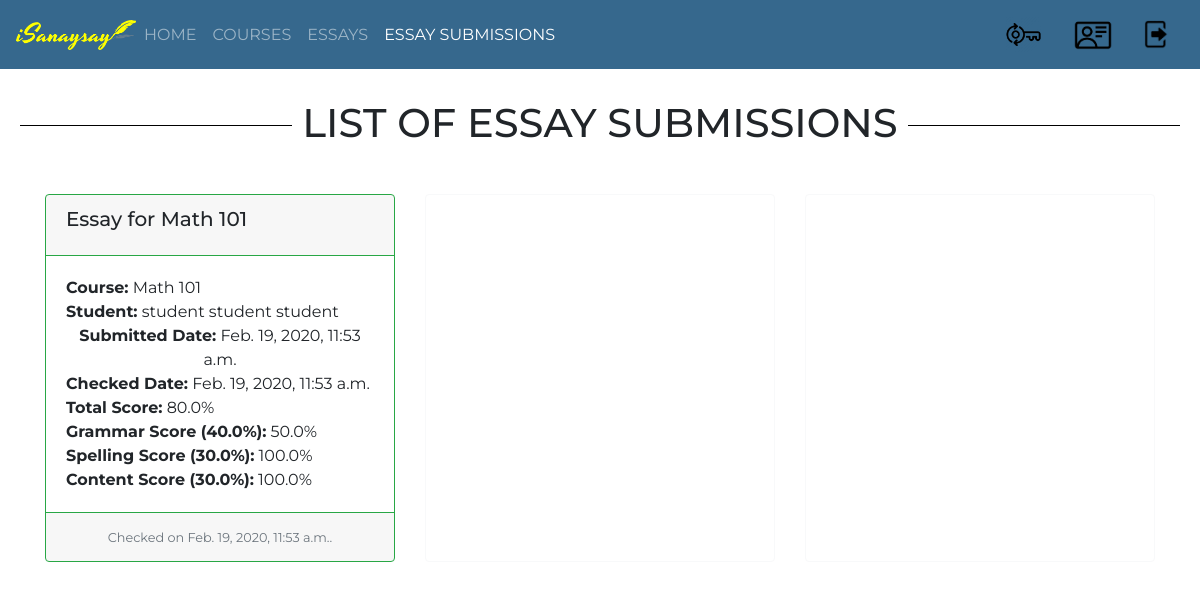
The page /isanaysay/view_essay_submissions_for_teacher (signed in) on the database its author committed.
### users/models.py (models this page shows, shortened)
class EssaySubmission(models.Model):
    pass
    isChecked_Choices = (
        ('Y', 'Yes'),
        ('N', 'No'),
    )
    essay = models.ForeignKey(Essay, verbose_name="Essay", on_delete = models.CASCADE)
    student = models.ForeignKey(CustomUser, verbose_name="Student", on_delete = models.CASCADE)
    content = models.CharField(verbose_name="Essay Content", max_length=3000)
    isChecked = models.CharField(max_length=1,choices=isChecked_Choices, default='N', verbose_name="Checked or Not Checked")
    submitted_date = models.DateTimeField(verbose_name="Essay Submission Date", auto_now_add=True)
    checked_date = models.DateTimeField(verbose_name="Essay Checked Date", auto_now_add=True)
    grammar_score = models.FloatField(verbose_name="Grammar Score", default=0)
    spelling_score = models.FloatField(verbose_name="Spelling Score", default=0)
    content_score = models.FloatField(verbose_name="Content Score", default=0)
    def get_total_score(self):
        return (self.grammar_score  * self.essay.criteria_no_1 / 100) + (self.spelling_score * self.essay.criteria_no_2 / 100 ) + (self.content_score * self.essay.criteria_no_3 / 100 )

class Essay(models.Model):
    course = models.ForeignKey(Course, verbose_name="Course", on_delete = models.CASCADE)
    name = models.CharField(verbose_name="Essay Name", max_length=300)
    essay_description = models.CharField(verbose_name="Essay Description", max_length=1500)
    essay_code = models.CharField(verbose_name="Essay Code", max_length=100)
    maximum_length = models.IntegerField(verbose_name="Maximum Length")
    start_date_time = models.DateTimeField(verbose_name="Essay Start Date and Time")
    end_date_time = models.DateTimeField(verbose_name="Essay End Date and Time")
    criteria_no_1 = models.FloatField(verbose_name="Grammar",default=0)
    criteria_no_2 = models.FloatField(verbose_name="Spelling",default=0)
    criteria_no_3 = models.FloatField(verbose_name="Content",default=0)
    words = models.CharField(verbose_name="Words",max_length=10000,default="")
    def __str__(self):
        return "%s" % self.name

class Course(models.Model):
    pass
    semester_Choices = (
        ('A', 'First Semester'),
        ('B', 'Second Semester'),
        ('C', 'Summer'),
    )
    shoolYear_Choices = (
        ('1', '2019-2020'),
        ('2', '2020-2021'),
        ('3', '2021-2022'),
    )
    name = models.CharField(verbose_name="Course Name", max_length=128)
    course_code = models.CharField(verbose_name="Course Code", max_length=128)
    course_description = models.CharField(verbose_name="Course Description", max_length=500)
    course_detail = models.CharField(verbose_name="Course Detail", max_length=100)
    course_unit = models.IntegerField(verbose_name="Course Units", default=3)
    course_semester = models.CharField(max_length=1,choices=semester_Choices, default='A', verbose_name="Semester")
    course_school_year = models.CharField(max_length=1,choices=shoolYear_Choices, default='20', verbose_name="School Year")
    start_date = models.DateField(verbose_name="Course Start Date")
    end_date = models.DateField(verbose_name="Course End Date")
    students = models.ManyToManyField(CustomUser, related_name='students_enrolled')
    teacher = models.ForeignKey(CustomUser, verbose_name="Teacher", on_delete = models.CASCADE)
    def __str__(self):
        return "%s" % self.course_code

class CustomUser(AbstractUser):
    pass
    isStudent_Choices = (
        ('S', 'Student'),
        ('T', 'Teacher'),
    )
    first_name = models.CharField(verbose_name="First Name", max_length=100, default="")
    middle_name = models.CharField(verbose_name="Middle Name", max_length=100, default="")
    last_name = models.CharField(verbose_name="Last Name", max_length=100, default="")
    email_address = models.CharField(verbose_name="Email Address", max_length=100, default="some@email.com")
    id_number = models.CharField(verbose_name="ID Number", max_length=50, default="")
    isStudent = models.CharField(max_length=1,choices=isStudent_Choices, default='S', verbose_name="Student or Teacher")
    def __str__(self):
        return self.first_name + " " + self.middle_name + " " + self.last_name

### users/views.py (the view)
def view_essay_submissions_for_teacher(request):
    if request.user.is_authenticated:
        user_id = request.user.id
        template = "list_essay_submission_for_teacher.html"
        essay_submissions = EssaySubmission.objects.select_related('essay','student').order_by('isChecked')
        essays = Essay.objects.select_related('course')
        courses = Course.objects.select_related('teacher').filter(teacher__id=user_id)
        essays_owned_list = []
        for x in courses:
            for y in essays:
                if x.id == y.course.id:
                    essays_owned_list.append(y.id)
        print(essays_owned_list)
        for x in essay_submissions:
            if x.essay.id not in essays_owned_list:
                essay_submissions = essay_submissions.exclude(essay__id=x.essay.id)
        context = {
            'essay_submissions': essay_submissions,
        }
        return render(request, template, context)
    else:
        return HttpResponseRedirect(reverse_lazy('index'))

### templates/list_essay_submission_for_teacher.html (shortened to what this page needs)
{% extends 'base.html' %}
{% block content %}
	<div id="parent"><div id="child"><br/><br/><br/>
		<h1><span>LIST OF ESSAY SUBMISSIONS</span></h1> <br /><br/>
    <div style="width:100%">
    <div class="card-deck" style="display:inline-flex">
	<div class="card-deck">
				{% for essay_submission in essay_submissions %}
	{% ifequal essay_submission.isChecked 'Y' %}
  <div class="card border-success mb-3" style="max-width:350px;">
      <div class="card-header border-success" ><div style="float:left;" ><h5 class="card-title">{{ essay_submission.essay }}</h5></div></div>
    <div class="card-body">
      <p class="card-text" style="float:left;margin-bottom:0px;"><b>Course:</b> {{ essay_submission.essay.course }}</p><br/>
      <p class="card-text" style="float:left;margin-bottom:0px;"><b>Student:</b> {{ essay_submission.student }}</p>
      <p class="card-text" style="float:left;margin-bottom:0px;"><b>Submitted Date:</b> {{ essay_submission.submitted_date }}</p>
      <p class="card-text" style="float:left;margin-bottom:0px;"><b>Checked Date:</b> {{ essay_submission.checked_date }}</p><br/><br/><br/><br/>
      <p class="card-text" style="float:left; margin-bottom:0px;clear:both;"><b>Total Score:</b> {{ essay_submission.get_total_score }}%</p><br/>
      <p class="card-text" style="float:left; margin-bottom:0px;"><b>Grammar Score ({{essay_submission.essay.criteria_no_1}}%):</b> {{ essay_submission.grammar_score }}%</p>
      <p class="card-text" style="float:left; margin-bottom:0px;text-align: left;"><b>Spelling Score ({{essay_submission.essay.criteria_no_2}}%):</b> {{ essay_submission.spelling_score }}%</p>
      <p class="card-text" style="float:left; margin-bottom:0px;text-align: left;"><b>Content Score ({{essay_submission.essay.criteria_no_3}}%):</b> {{ essay_submission.content_score }}%</p>
    </div>
    <div class="card-footer border-success">
      <small class="text-muted">Checked on {{ essay_submission.checked_date }}.</small>
    </div>
  </div>
  {% endifequal %}
        {% if forloop.last %}
        {% if forloop.last %}
        {% if forloop.counter|add:-1|divisibleby:"3" %}
  <div class="card border-light mb-3" style="min-width:350px;max-width:350px;"></div>
  <div class="card border-light mb-3" style="min-width:350px;max-width:350px;"></div>
        {% endif %}
        {% endif %}
        {% endif %}
  {% endfor %}
  </div> </div>
</div>
	</div></div>
{% endblock %}

### templates/base.html (style rules this page uses)
h1 { width: 100%; text-align: center; border-bottom: 1px solid #000; line-height: 0.1em; margin: 10px 0 20px; }
h1 span { background:#fff; padding:0 10px; }
body { font-family: 'Montserrat'; }
#parent { display: table; width: 100%; }
#child { display: table-cell; text-align: center; vertical-align: middle; padding-left:20px; padding-right:20px; }

### rows shown on the page
EssaySubmission: essay "Essay for Math 101", essay.course "Math 101", student "student student student", submitted_date "Feb. 19, 2020, 11:53 a.m.", checked_date "Feb. 19, 2020, 11:53 a.m.", get_total_score "80.0", essay.criteria_no_1 "40.0", grammar_score "50.0", essay.criteria_no_2 "30.0", spelling_score "100.0", essay.criteria_no_3 "30.0", content_score "100.0"
